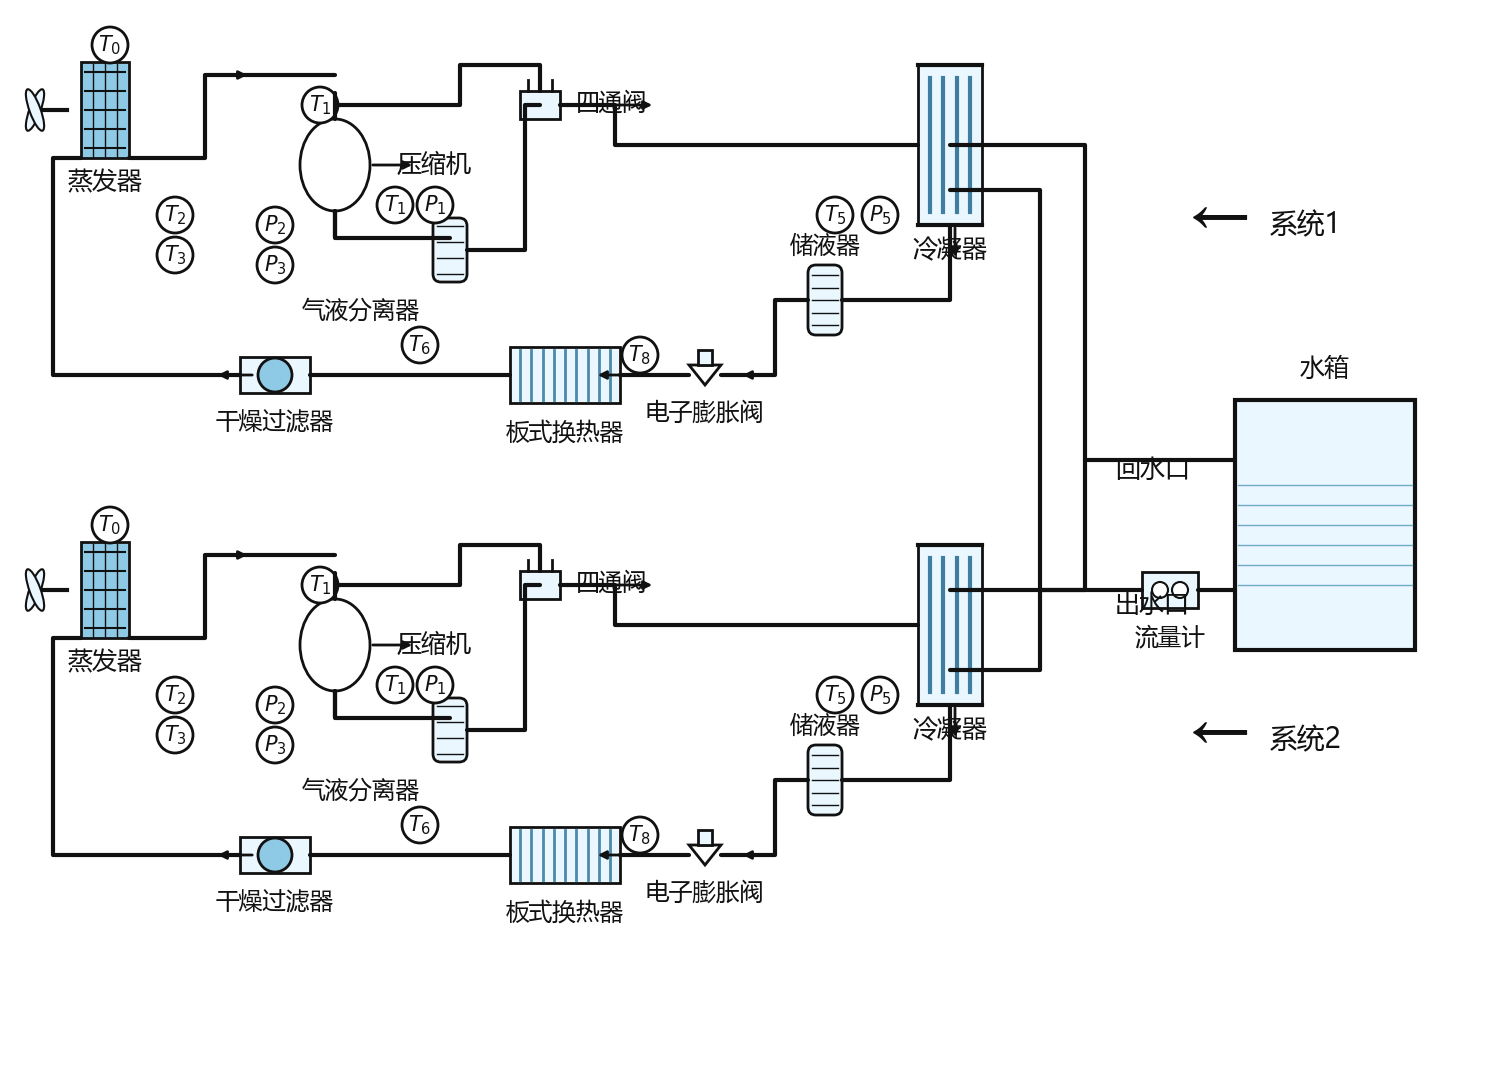

Write the Python code that produced this figure.
import matplotlib.pyplot as plt
from matplotlib.patches import Rectangle, Circle, FancyBboxPatch, Polygon, Ellipse
import numpy as np
import os

# =========================
# 基本参数
# =========================
W, H = 1491, 1055
fig, ax = plt.subplots(figsize=(W/100, H/100), dpi=100)
ax.set_xlim(0, W)
ax.set_ylim(H, 0)
ax.axis("off")
fig.patch.set_facecolor("white")
ax.set_facecolor("white")

# 自动寻找常见中文字体（Windows 字体优先）
import matplotlib
from matplotlib import font_manager as fm

font_candidates = [
    "Microsoft YaHei", "SimHei", "DengXian", "SimSun",
    "Microsoft JhengHei", "Noto Sans CJK SC",
    "Source Han Sans SC", "WenQuanYi Zen Hei", "Arial Unicode MS",
]
installed = {f.name for f in fm.fontManager.ttflist}
FONT = next((f for f in font_candidates if f in installed), "DejaVu Sans")
matplotlib.rcParams["font.family"] = "sans-serif"
matplotlib.rcParams["font.sans-serif"] = [FONT, "DejaVu Sans"]
matplotlib.rcParams["axes.unicode_minus"] = False
print("使用字体：", FONT)

LINE = "#111111"
BLUE = "#8ecae6"
LIGHT_BLUE = "#eaf7ff"

def txt(x, y, s, size=18, ha="center", va="center", weight="normal"):
    ax.text(x, y, s, fontsize=size, fontfamily=FONT,
            ha=ha, va=va, color=LINE, fontweight=weight)

def pipe(points, lw=3):
    xs, ys = zip(*points)
    ax.plot(xs, ys, color=LINE, lw=lw, solid_capstyle="round",
            solid_joinstyle="round")

def arrow(x1, y1, x2, y2, size=12, lw=2):
    ax.annotate("", xy=(x2, y2), xytext=(x1, y1),
                arrowprops=dict(arrowstyle="-|>", lw=lw, color=LINE,
                                mutation_scale=size))

def sensor(x, y, label, r=18):
    ax.add_patch(Circle((x, y), r, facecolor="white", edgecolor=LINE, lw=2))
    txt(x, y, label, size=15)

def evaporator(x, y):
    # x,y 为中心
    ax.add_patch(Rectangle((x-24, y-48), 48, 96,
                           facecolor=BLUE, edgecolor=LINE, lw=2))
    for yy in np.linspace(y-38, y+38, 5):
        ax.plot([x-20, x+20], [yy, yy], color=LINE, lw=1.5)
    for xx in [-12, 0, 12]:
        ax.plot([x+xx, x+xx], [y-46, y+46], color=LINE, lw=1)
    # 简化风机
    ax.plot([x-62, x-38], [y, y], color=LINE, lw=3)
    ax.add_patch(Ellipse((x-70, y), 11, 44, angle=20,
                         facecolor=LIGHT_BLUE, edgecolor=LINE, lw=1.5))
    ax.add_patch(Ellipse((x-70, y), 11, 44, angle=-20,
                         facecolor=LIGHT_BLUE, edgecolor=LINE, lw=1.5))
    txt(x, y+72, "蒸发器", size=18)

def compressor(x, y):
    ax.add_patch(Ellipse((x, y), 70, 92, facecolor="white", edgecolor=LINE, lw=2))
    # 顶部/底部管口
    pipe([(x, y-46), (x, y-72)], lw=3)
    pipe([(x, y+46), (x, y+72)], lw=3)
    txt(x+62, y, "压缩机", size=18, ha="left")

def separator(x, y):
    ax.add_patch(FancyBboxPatch((x-17, y-32), 34, 64,
                                boxstyle="round,pad=0.02,rounding_size=8",
                                facecolor=LIGHT_BLUE, edgecolor=LINE, lw=2))
    for yy in np.linspace(y-24, y+24, 4):
        ax.plot([x-13, x+13], [yy, yy], color=LINE, lw=1)
    txt(x-30, y+62, "气液分离器", size=17, ha="right")

def receiver(x, y):
    ax.add_patch(FancyBboxPatch((x-17, y-35), 34, 70,
                                boxstyle="round,pad=0.02,rounding_size=8",
                                facecolor=LIGHT_BLUE, edgecolor=LINE, lw=2))
    for yy in np.linspace(y-25, y+25, 5):
        ax.plot([x-13, x+13], [yy, yy], color=LINE, lw=1)
    txt(x, y-54, "储液器", size=17)

def condenser(x, y):
    ax.add_patch(Rectangle((x-32, y-80), 64, 160,
                           facecolor=LIGHT_BLUE, edgecolor=LINE, lw=2))
    for xx in [-20, -7, 7, 20]:
        ax.plot([x+xx, x+xx], [y-67, y+67], color="#3f7ea0", lw=3)
    ax.plot([x-32, x+32], [y-80, y-80], color=LINE, lw=3)
    ax.plot([x-32, x+32], [y+80, y+80], color=LINE, lw=3)
    txt(x, y+105, "冷凝器", size=18)

def four_way_valve(x, y):
    # 四通阀简化符号
    ax.add_patch(Rectangle((x-20, y-14), 40, 28,
                           facecolor=LIGHT_BLUE, edgecolor=LINE, lw=2))
    for xx in [x-12, x, x+12]:
        ax.plot([xx, xx], [y-14, y-25], color=LINE, lw=2)
    txt(x+36, y-2, "四通阀", size=17, ha="left")

def expansion_valve(x, y):
    # 电子膨胀阀
    ax.add_patch(Polygon([[x-16,y-10],[x,y+10],[x+16,y-10]],
                         closed=True, facecolor="white", edgecolor=LINE, lw=2))
    ax.add_patch(Rectangle((x-7, y-25), 14, 15,
                           facecolor=LIGHT_BLUE, edgecolor=LINE, lw=2))
    txt(x, y+38, "电子膨胀阀", size=17)

def filter_drier(x, y):
    ax.add_patch(Rectangle((x-35, y-18), 70, 36,
                           facecolor=LIGHT_BLUE, edgecolor=LINE, lw=2))
    ax.add_patch(Circle((x, y), 17, facecolor=BLUE, edgecolor=LINE, lw=2))
    txt(x, y+48, "干燥过滤器", size=17)

def plate_hex(x, y):
    ax.add_patch(Rectangle((x-55, y-28), 110, 56,
                           facecolor=LIGHT_BLUE, edgecolor=LINE, lw=2))
    for xx in np.linspace(x-45, x+45, 9):
        ax.plot([xx, xx], [y-25, y+25], color="#4c89aa", lw=2)
    txt(x, y+58, "板式换热器", size=17)

def water_tank(x, y):
    ax.add_patch(Rectangle((x-90, y-125), 180, 250,
                           facecolor=LIGHT_BLUE, edgecolor=LINE, lw=3))
    # 水位线
    for yy in [y-40, y-20, y, y+20, y+40, y+60]:
        ax.plot([x-87, x+87], [yy, yy], color="#70a9c5", lw=1)
    txt(x, y-155, "水箱", size=18)

def flow_meter(x, y):
    ax.add_patch(Rectangle((x-28, y-18), 56, 36,
                           facecolor=LIGHT_BLUE, edgecolor=LINE, lw=2))
    ax.add_patch(Circle((x-10, y), 8, facecolor="white", edgecolor=LINE, lw=1.5))
    ax.add_patch(Circle((x+10, y), 8, facecolor="white", edgecolor=LINE, lw=1.5))
    txt(x, y+48, "流量计", size=17)

# =========================
# 系统布局
# =========================
def draw_refrigeration_system(y0, label_offset=0):
    # 主要坐标
    evap = (100, y0)
    comp = (330, y0+55)
    sep = (445, y0+140)
    cond = (945, y0+35)
    recv = (820, y0+190)
    hex_ = (560, y0+265)
    eev = (700, y0+265)
    filt = (270, y0+265)

    evaporator(*evap)
    compressor(*comp)
    separator(*sep)
    condenser(*cond)
    receiver(*recv)
    plate_hex(*hex_)
    expansion_valve(*eev)
    filter_drier(*filt)
    four_way_valve(535, y0-5)

    # 吸气管：蒸发器 -> 压缩机
    pipe([(124,y0+48),(200,y0+48),(200,y0-35),(330,y0-35)])
    # 压缩机 -> 分离器
    pipe([(330,y0+101),(330,y0+128),(445,y0+128)])
    # 分离器 -> 四通阀
    pipe([(462,y0+140),(520,y0+140),(520,y0-5),(535,y0-5)])
    # 四通阀 -> 冷凝器
    pipe([(555,y0-5),(610,y0-5),(610,y0+35),(913,y0+35)])
    # 冷凝器 -> 储液器
    pipe([(945,y0+115),(945,y0+190),(837,y0+190)])
    # 储液器 -> EEV
    pipe([(803,y0+190),(770,y0+190),(770,y0+265),(716,y0+265)])
    # EEV -> 板换
    pipe([(684,y0+265),(615,y0+265)])
    # 板换 -> 过滤器
    pipe([(505,y0+265),(305,y0+265)])
    # 过滤器 -> 蒸发器
    pipe([(235,y0+265),(48,y0+265),(48,y0+48),(76,y0+48)])
    # 四通阀旁路
    pipe([(535,y0-19),(535,y0-45),(455,y0-45),(455,y0-5),(330,y0-5)])

    # 传感器
    sensor(105, y0-65, r"$T_0$")
    sensor(170, y0+105, r"$T_2$")
    sensor(170, y0+145, r"$T_3$")
    sensor(315, y0-5, r"$T_1$")
    sensor(270, y0+115, r"$P_2$")
    sensor(270, y0+155, r"$P_3$")
    sensor(390, y0+95, r"$T_1$")
    sensor(430, y0+95, r"$P_1$")
    sensor(415, y0+235, r"$T_6$")
    sensor(635, y0+245, r"$T_8$")
    sensor(830, y0+105, r"$T_5$")
    sensor(875, y0+105, r"$P_5$")

# 两套系统
draw_refrigeration_system(105)
draw_refrigeration_system(585)

# =========================
# 右侧水路
# =========================
water_tank(1320, 520)
flow_meter(1165, 585)

# 回水：水箱 -> 上系统冷凝器入口
pipe([(1230, 455),(1080,455),(1080,140),(945,140)], lw=3)
# 上系统冷凝器出口 -> 水路汇合
pipe([(945,185),(1035,185),(1035,585),(1137,585)], lw=3)

# 下系统冷凝器与水路
pipe([(945,665),(1035,665),(1035,585)], lw=3)
pipe([(945,585),(1080,585),(1080,455)], lw=3)

# 水路到水箱
pipe([(1193,585),(1230,585)], lw=3)

# 水口文字
txt(1185, 465, "回水口", size=18, ha="right")
txt(1185, 600, "出水口", size=18, ha="right")

# 系统标签
txt(1215, 220, "←", size=42, ha="center")
txt(1265, 220, "系统1", size=20, ha="left")
txt(1215, 735, "←", size=42, ha="center")
txt(1265, 735, "系统2", size=20, ha="left")

# =========================
# 流向箭头（简化）
# =========================
for (x1,y1,x2,y2) in [
    (215,70,245,70),(365,160,410,160),(600,100,650,100),
    (950,220,950,255),(770,370,735,370),(620,370,590,370),
    (250,370,210,370),
    (215,550,245,550),(365,640,410,640),(600,580,650,580),
    (950,700,950,735),(770,850,735,850),(620,850,590,850),
    (250,850,210,850)
]:
    arrow(x1,y1,x2,y2, size=12, lw=2)

# 标题（如不需要可删除）
# txt(W/2, 25, "双系统制冷循环与冷却水路示意图", size=22, weight="bold")

plt.tight_layout(pad=0)
_basedir = os.path.dirname(os.path.abspath(__file__))
PNG = os.path.join(_basedir, "制冷循环示意图.png")
plt.savefig(PNG, dpi=100, bbox_inches="tight", pad_inches=0.05)
plt.show()
